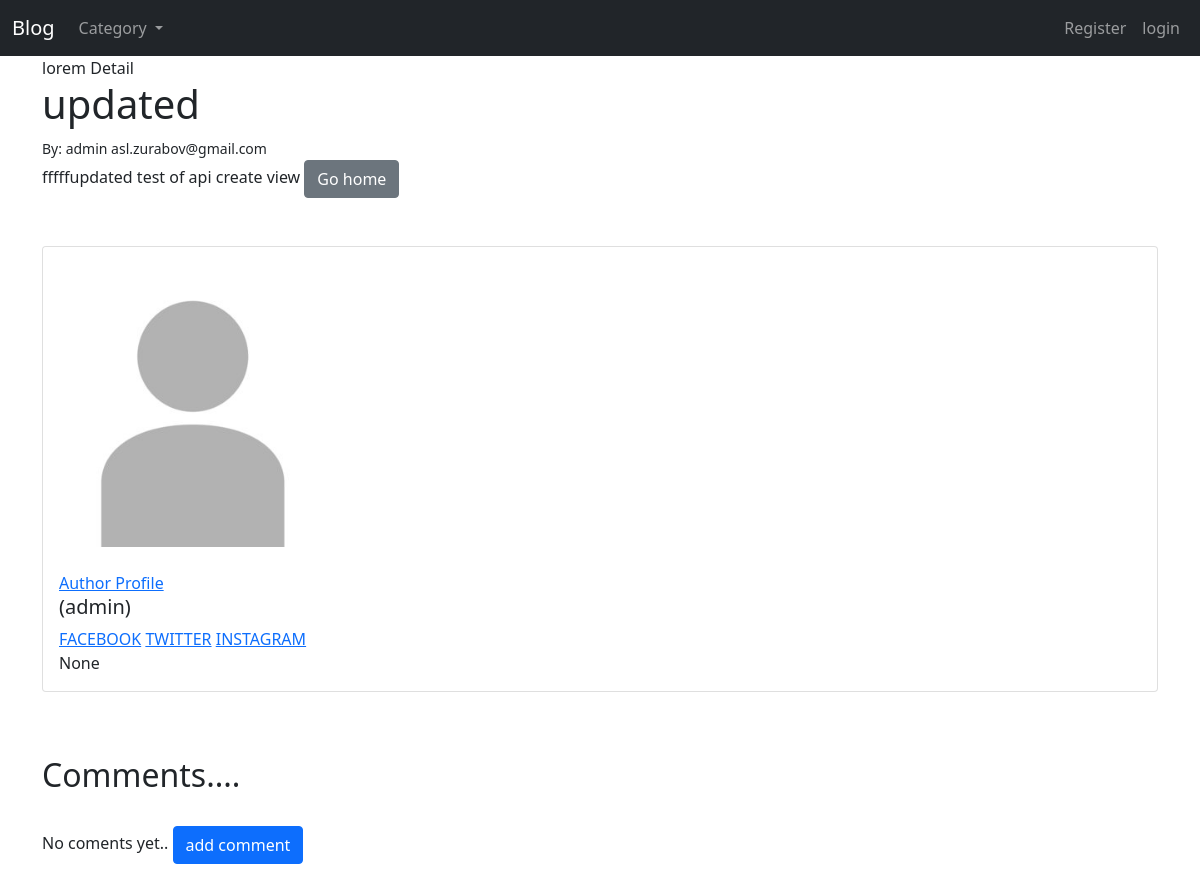
The app's page /post/3/, older data.
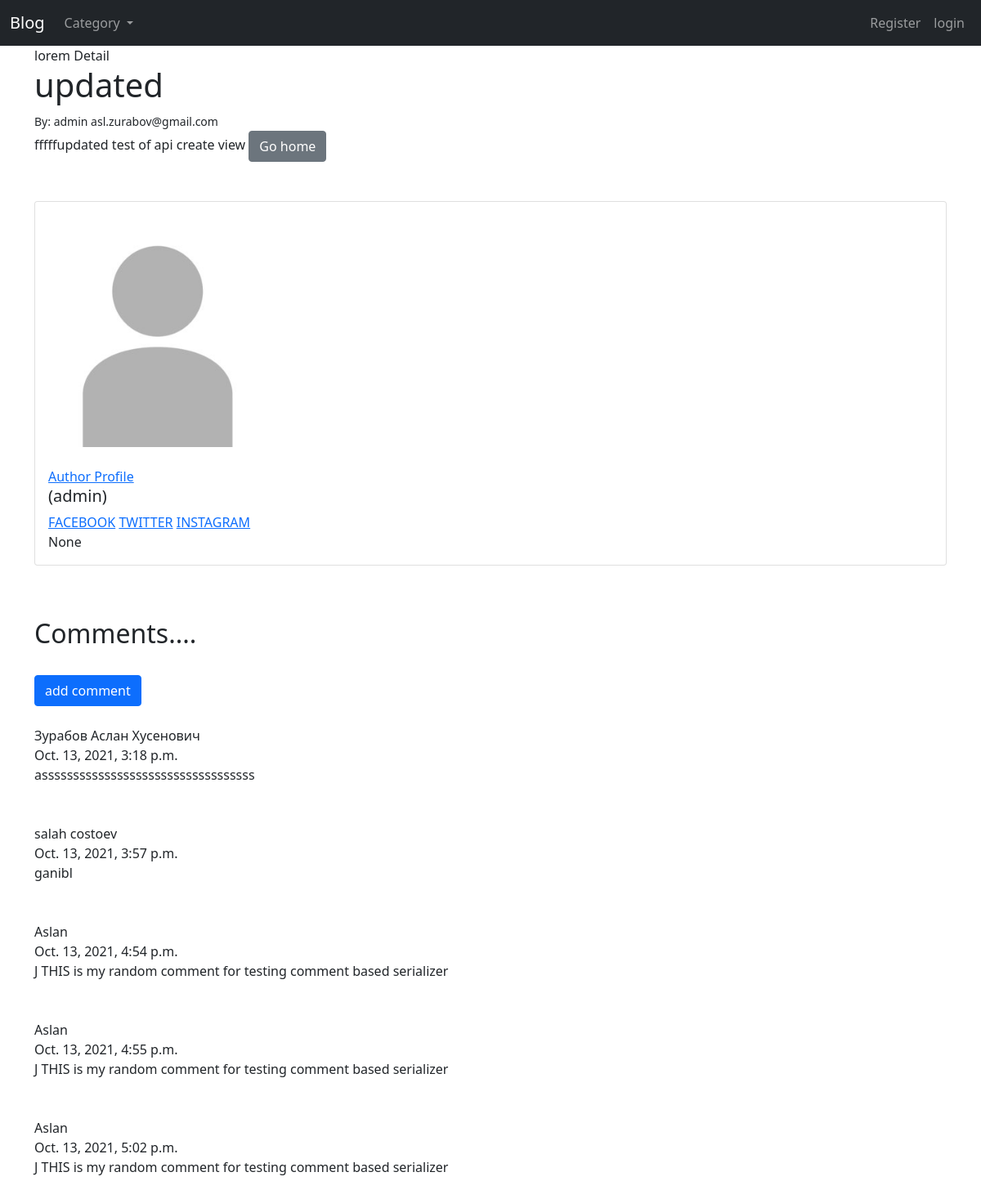
The same page, newer data.
### myblog/models.py (models this page shows, shortened)
class Post(models.Model):
    title = models.CharField(max_length=255)
    header_image = models.ImageField(null=True, blank=True, upload_to='images/')
    title_tag = models.CharField(max_length=255, default='blogpost')
    author = models.ForeignKey(User, on_delete=models.CASCADE)
    body = RichTextField(blank=True, null=True)
    post_date = models.DateField(auto_now_add=True)
    category = models.CharField(max_length=250, default='uncategorized')
    snippet = models.CharField(max_length=250)
    likes = models.ManyToManyField(User, related_name='blog_post')
    def total_likes(self):
        return self.likes.count()

class Profile(models.Model):
    user = models.OneToOneField(User, on_delete=models.CASCADE)
    image = models.ImageField(upload_to='u_images/', default='default.jpg')
    biograph = models.TextField(null=True, blank=True)
    fb_url = models.CharField(max_length=250, null=True, blank=True)
    tw_url = models.CharField(max_length=250, null=True, blank=True)
    inst_url = models.CharField(max_length=250, null=True, blank=True)

class Comment(models.Model):
    post = models.ForeignKey(Post, on_delete=models.CASCADE, related_name="comments")
    name = models.CharField(max_length=255)
    body = models.TextField()
    date_added = models.DateTimeField(auto_now_add=True)

### myblog/views.py (the view)
# urls.py: path('post/<int:pk>/', BlogDetailView.as_view(), name='detail'),
class BlogDetailView(DetailView):
    model = Post
    template_name = 'myblog/detail.html'
    def get_context_data(self, *args, **kwargs):
        cat_menu = Category.objects.all()
        like_post = get_object_or_404(Post, id=self.kwargs['pk'])
        total_likes = like_post.total_likes()
        context = super(BlogDetailView, self).get_context_data(*args, **kwargs)
        liked = False
        if like_post.likes.filter(id=self.request.user.id).exists():
            liked = True
        context['cat_menu'] = cat_menu
        context['total_likes'] = total_likes
        context['liked'] = liked
        return context

### myblog/models.py (called while the page is built)
    def __str__(self):
        return self.name

### myblog/templates/myblog/detail.html (shortened to what this page needs)
{% extends 'myblog/base.html' %}
  {% block content%}
{%block title%} {{post.title_tag}} Detail {% endblock %}
<h1 class="">{{post.title}}</h1>
<small> By: {{post.author}} {{post.author.email}}</small>
<br>
{{ post.body|safe }}
<a href="{% url 'home' %}" class="btn btn-secondary"> Go home</a>
<br><br><br>
<div class="card mb-3" >
  <div class="row g-2">
    <div class="col-md-10">
      <img src="{{post.author.profile.image.url}}" class="img-fluid rounded-start" width="300" height="300" alt="...">
    </div>
    <div class="col-md-8">
      <div class="card-body">
                <a href="{% url 'profile' post.author.profile.id%} ">Author Profile</a>
        <h5 class="card-title">({{post.author.username}})   {{post.author.first_name}}
                                      {{post.author.last_name}}</h5>
        <a href="{{post.author.profile.fb_url}}">FACEBOOK</a>
        <a href="{{post.author.profile.tw_url}}">TWITTER</a>
        <a href="{{post.author.profile.inst_url}}">INSTAGRAM</a>
        <p class="card-text">{{post.author.profile.biograph}}</p>
      </div>
    </div>
  </div>
</div>
<br><br>
<h2>Comments....</h2>
<br>
{% if not post.comments.all %}
No coments yet..
<a href="{% url 'add_comment' post.pk%}"> <button  class="btn btn-primary">add comment</button> </a>
{% else %}
<a href="{% url 'add_comment' post.pk%}"> <button  class="btn btn-primary">add comment</button> </a>
{% for comment in post.comments.all %}
<br><br> {{comment.name}}<br>
{{comment.date_added}}<br>
{{comment.body}}<br>
{% endfor %}
{% endif %}
<br><br><br>
{% endblock %}

### myblog/templates/myblog/base.html (shortened to what this page needs)
<!doctype html>
<html lang="en">
  <head>
    <link href="https://cdn.jsdelivr.net/npm/bootstrap@5.0.2/dist/css/bootstrap.min.css" rel="stylesheet">
  </head>
  <body>
<nav class="navbar navbar-expand-lg navbar-dark bg-dark">
  <div class="container-fluid">
    <a class="navbar-brand" href="{% url 'home'%}">Blog</a>
    <div class="collapse navbar-collapse" id="navbarSupportedContent">
      <ul class="navbar-nav me-auto">
        {% if cat_menu%}
      <li class="nav-item dropdown">
          <a class="nav-link dropdown-toggle" href="#" id="navbarDropdown" role="button" data-bs-toggle="dropdown" aria-expanded="false">
            Category
          </a>
        </li>
          {%else%}
           <li class="nav-item">
          <a class="nav-link" href="{% url 'category_list'%}">Category List</a>
        </li>
{% endif %}
      </ul>
<ul class="navbar-nav ml-auto ">
     {% if user.is_authenticated %}
     <li class="nav-item dropdown">
          <a class="nav-link dropdown-toggle" href="{% url 'profile' user.profile.pk %}"  role="button" data-bs-toggle="dropdown" aria-expanded="false">
           {{user.username}}
          </a>
          <ul class="dropdown-menu " aria-labelledby="navbarDropdown">
            <li><a class="dropdown-item" href="{% url 'edit_profile'%}">Edit User</a></li>
            <li><a class="dropdown-item" href="{% url 'edit_profile_page' user.profile.pk %}">Edit Profile Page</a></li>
            <li><a class="dropdown-item" href="{% url 'profile' user.profile.pk %}">Show Profile</a></li>
            <li><a class="dropdown-item" href="{% url 'logout'  %}">logout</a></li>
          </ul>
        </li>
       {%else%}
         <li class="nav-item">
          <a class="nav-link" href="{% url 'register'%}">Register</a>
        </li>
        <li class="nav-item">
          <a class="nav-link" href="{% url 'login'%}">login</a>
        </li>
{% endif %}
    </ul>
    </div>
  </div>
</nav>
<div class="container">
  {% block content%}
  {% endblock content%}
</div>
  </body>
</html>

Row changes from the older to the newer data that the page shows:
added Comment: name "Зурабов Аслан Хусенович", date_added "Oct. 13, 2021, 3:18 p.m.", body "assssssssssssssssssssssssssssssssss"
added Comment: name "salah costoev", date_added "Oct. 13, 2021, 3:57 p.m.", body "ganibl"
added Comment: name "Aslan", date_added "Oct. 13, 2021, 4:54 p.m.", body "J THIS is my random comment for testing comment based serializer"
added Comment: name "Aslan", date_added "Oct. 13, 2021, 4:55 p.m.", body "J THIS is my random comment for testing comment based serializer"
added Comment: name "Aslan", date_added "Oct. 13, 2021, 5:02 p.m.", body "J THIS is my random comment for testing comment based serializer"
Text that changed along with them:
text no longer shown: "No coments yet.."
